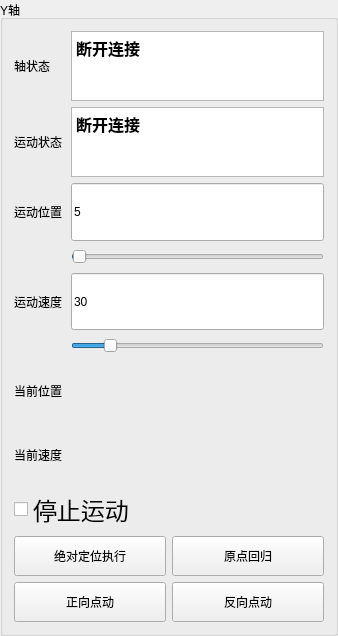
    <widget class="QGroupBox" name="groupBox_Y">
     <property name="title">
      <string>Y轴</string>
     </property>
     <layout class="QGridLayout" name="gridLayout_14">
      <item row="0" column="0">
       <layout class="QGridLayout" name="gridLayout_15">
        <item row="1" column="0">
         <layout class="QGridLayout" name="gridLayout_16">
          <item row="1" column="1">
           <widget class="QPushButton" name="btn_Y_regressOrigin">
            <property name="sizePolicy">
             <sizepolicy hsizetype="Expanding" vsizetype="Fixed">
              <horstretch>0</horstretch>
              <verstretch>0</verstretch>
             </sizepolicy>
            </property>
            <property name="minimumSize">
             <size>
              <width>0</width>
              <height>40</height>
             </size>
            </property>
            <property name="text">
             <string>原点回归</string>
            </property>
           </widget>
          </item>
          <item row="2" column="1">
           <widget class="QPushButton" name="btn_Y_JogReverse">
            <property name="sizePolicy">
             <sizepolicy hsizetype="Expanding" vsizetype="Fixed">
              <horstretch>0</horstretch>
              <verstretch>0</verstretch>
             </sizepolicy>
            </property>
            <property name="minimumSize">
             <size>
              <width>0</width>
              <height>40</height>
             </size>
            </property>
            <property name="text">
             <string>反向点动</string>
            </property>
           </widget>
          </item>
          <item row="1" column="0">
           <widget class="QPushButton" name="btn_Y_AbsPositionCommand">
            <property name="sizePolicy">
             <sizepolicy hsizetype="Expanding" vsizetype="Fixed">
              <horstretch>0</horstretch>
              <verstretch>0</verstretch>
             </sizepolicy>
            </property>
            <property name="minimumSize">
             <size>
              <width>0</width>
              <height>40</height>
             </size>
            </property>
            <property name="text">
             <string>绝对定位执行</string>
            </property>
           </widget>
          </item>
          <item row="2" column="0">
           <widget class="QPushButton" name="btn_Y_JogForward">
            <property name="sizePolicy">
             <sizepolicy hsizetype="Expanding" vsizetype="Fixed">
              <horstretch>0</horstretch>
              <verstretch>0</verstretch>
             </sizepolicy>
            </property>
            <property name="minimumSize">
             <size>
              <width>0</width>
              <height>40</height>
             </size>
            </property>
            <property name="text">
             <string>正向点动</string>
            </property>
           </widget>
          </item>
          <item row="0" column="0" colspan="2">
           <widget class="QCheckBox" name="chk_Y_Stop">
            <property name="font">
             <font>
              <pointsize>18</pointsize>
             </font>
            </property>
            <property name="cursor">
             <cursorShape>PointingHandCursor</cursorShape>
            </property>
            <property name="text">
             <string>停止运动</string>
            </property>
           </widget>
          </item>
         </layout>
        </item>
        <item row="0" column="0">
         <layout class="QGridLayout" name="gridLayout_17" rowstretch="2,2,2,1,2,1,2,2" columnstretch="1,5">
          <item row="4" column="0">
           <widget class="QLabel" name="label_12">
            <property name="maximumSize">
             <size>
              <width>16777215</width>
              <height>150</height>
             </size>
            </property>
            <property name="text">
             <string>运动速度</string>
            </property>
           </widget>
          </item>
          <item row="2" column="1">
           <widget class="QLineEdit" name="edit_Y_AbsPosition">
            <property name="sizePolicy">
             <sizepolicy hsizetype="Expanding" vsizetype="Expanding">
              <horstretch>0</horstretch>
              <verstretch>0</verstretch>
             </sizepolicy>
            </property>
            <property name="maximumSize">
             <size>
              <width>16777215</width>
              <height>150</height>
             </size>
            </property>
            <property name="text">
             <string>5</string>
            </property>
           </widget>
          </item>
          <item row="6" column="1">
           <widget class="QLabel" name="label_Y_CurrentPosition">
            <property name="sizePolicy">
             <sizepolicy hsizetype="Preferred" vsizetype="Preferred">
              <horstretch>0</horstretch>
              <verstretch>0</verstretch>
             </sizepolicy>
            </property>
            <property name="minimumSize">
             <size>
              <width>0</width>
              <height>0</height>
             </size>
            </property>
            <property name="maximumSize">
             <size>
              <width>16777215</width>
              <height>150</height>
             </size>
            </property>
            <property name="text">
             <string/>
            </property>
           </widget>
          </item>
          <item row="4" column="1">
           <widget class="QLineEdit" name="edit_Y_AbsSpeed">
            <property name="sizePolicy">
             <sizepolicy hsizetype="Expanding" vsizetype="Preferred">
              <horstretch>0</horstretch>
              <verstretch>0</verstretch>
             </sizepolicy>
            </property>
            <property name="maximumSize">
             <size>
              <width>16777215</width>
              <height>150</height>
             </size>
            </property>
            <property name="text">
             <string>30</string>
            </property>
           </widget>
          </item>
          <item row="2" column="0">
           <widget class="QLabel" name="label_25">
            <property name="sizePolicy">
             <sizepolicy hsizetype="Preferred" vsizetype="Expanding">
              <horstretch>0</horstretch>
              <verstretch>0</verstretch>
             </sizepolicy>
            </property>
            <property name="maximumSize">
             <size>
              <width>16777215</width>
              <height>150</height>
             </size>
            </property>
            <property name="text">
             <string>运动位置</string>
            </property>
           </widget>
          </item>
          <item row="0" column="1">
           <widget class="QTextEdit" name="edit_Y_AxisState">
            <property name="sizePolicy">
             <sizepolicy hsizetype="Expanding" vsizetype="Expanding">
              <horstretch>0</horstretch>
              <verstretch>1</verstretch>
             </sizepolicy>
            </property>
            <property name="maximumSize">
             <size>
              <width>16777215</width>
              <height>150</height>
             </size>
            </property>
            <property name="font">
             <font>
              <pointsize>12</pointsize>
              <bold>true</bold>
             </font>
            </property>
            <property name="autoFillBackground">
             <bool>true</bool>
            </property>
            <property name="readOnly">
             <bool>true</bool>
            </property>
            <property name="html">
             <string>&lt;!DOCTYPE HTML PUBLIC &quot;-//W3C//DTD HTML 4.0//EN&quot; &quot;http://www.w3.org/TR/REC-html40/strict.dtd&quot;&gt;
&lt;html&gt;&lt;head&gt;&lt;meta name=&quot;qrichtext&quot; content=&quot;1&quot; /&gt;&lt;meta charset=&quot;utf-8&quot; /&gt;&lt;style type=&quot;text/css&quot;&gt;
p, li { white-space: pre-wrap; }
hr { height: 1px; border-width: 0; }
li.unchecked::marker { content: &quot;\2610&quot;; }
li.checked::marker { content: &quot;\2612&quot;; }
&lt;/style&gt;&lt;/head&gt;&lt;body style=&quot; font-family:'Microsoft YaHei UI'; font-size:12pt; font-weight:700; font-style:normal;&quot;&gt;
&lt;p align=&quot;justify&quot; style=&quot; margin-top:0px; margin-bottom:0px; margin-left:0px; margin-right:0px; -qt-block-indent:0; text-indent:0px;&quot;&gt;断开连接&lt;/p&gt;&lt;/body&gt;&lt;/html&gt;</string>
            </property>
           </widget>
          </item>
          <item row="1" column="1">
           <widget class="QTextEdit" name="edit_Y_MotionState">
            <property name="sizePolicy">
             <sizepolicy hsizetype="Expanding" vsizetype="Expanding">
              <horstretch>0</horstretch>
              <verstretch>0</verstretch>
             </sizepolicy>
            </property>
            <property name="minimumSize">
             <size>
              <width>0</width>
              <height>0</height>
             </size>
            </property>
            <property name="maximumSize">
             <size>
              <width>16777215</width>
              <height>150</height>
             </size>
            </property>
            <property name="font">
             <font>
              <pointsize>12</pointsize>
              <bold>true</bold>
             </font>
            </property>
            <property name="layoutDirection">
             <enum>Qt::LeftToRight</enum>
            </property>
            <property name="autoFillBackground">
             <bool>true</bool>
            </property>
            <property name="inputMethodHints">
             <set>Qt::ImhNone</set>
            </property>
            <property name="lineWidth">
             <number>1</number>
            </property>
            <property name="readOnly">
             <bool>true</bool>
            </property>
            <property name="html">
             <string>&lt;!DOCTYPE HTML PUBLIC &quot;-//W3C//DTD HTML 4.0//EN&quot; &quot;http://www.w3.org/TR/REC-html40/strict.dtd&quot;&gt;
&lt;html&gt;&lt;head&gt;&lt;meta name=&quot;qrichtext&quot; content=&quot;1&quot; /&gt;&lt;meta charset=&quot;utf-8&quot; /&gt;&lt;style type=&quot;text/css&quot;&gt;
p, li { white-space: pre-wrap; }
hr { height: 1px; border-width: 0; }
li.unchecked::marker { content: &quot;\2610&quot;; }
li.checked::marker { content: &quot;\2612&quot;; }
&lt;/style&gt;&lt;/head&gt;&lt;body style=&quot; font-family:'Microsoft YaHei UI'; font-size:12pt; font-weight:700; font-style:normal;&quot;&gt;
&lt;p align=&quot;justify&quot; style=&quot; margin-top:0px; margin-bottom:0px; margin-left:0px; margin-right:0px; -qt-block-indent:0; text-indent:0px;&quot;&gt;断开连接&lt;/p&gt;&lt;/body&gt;&lt;/html&gt;</string>
            </property>
           </widget>
          </item>
          <item row="0" column="0">
           <widget class="QLabel" name="label_26">
            <property name="sizePolicy">
             <sizepolicy hsizetype="Expanding" vsizetype="Expanding">
              <horstretch>0</horstretch>
              <verstretch>0</verstretch>
             </sizepolicy>
            </property>
            <property name="maximumSize">
             <size>
              <width>16777215</width>
              <height>150</height>
             </size>
            </property>
            <property name="text">
             <string>轴状态</string>
            </property>
           </widget>
          </item>
          <item row="1" column="0">
           <widget class="QLabel" name="label_27">
            <property name="sizePolicy">
             <sizepolicy hsizetype="Preferred" vsizetype="Expanding">
              <horstretch>0</horstretch>
              <verstretch>0</verstretch>
             </sizepolicy>
            </property>
            <property name="maximumSize">
             <size>
              <width>16777215</width>
              <height>150</height>
             </size>
            </property>
            <property name="text">
             <string>运动状态</string>
            </property>
           </widget>
          </item>
          <item row="5" column="1">
           <widget class="QSlider" name="horizontalSlider_Y_AbsSpeed">
            <property name="maximumSize">
             <size>
              <width>16777215</width>
              <height>20</height>
             </size>
            </property>
            <property name="minimum">
             <number>1</number>
            </property>
            <property name="maximum">
             <number>180</number>
            </property>
            <property name="value">
             <number>25</number>
            </property>
            <property name="orientation">
             <enum>Qt::Horizontal</enum>
            </property>
            <property name="invertedControls">
             <bool>false</bool>
            </property>
           </widget>
          </item>
          <item row="3" column="1">
           <widget class="QSlider" name="horizontalSlider_Y_AbsPosition">
            <property name="sizePolicy">
             <sizepolicy hsizetype="Expanding" vsizetype="Expanding">
              <horstretch>0</horstretch>
              <verstretch>0</verstretch>
             </sizepolicy>
            </property>
            <property name="maximumSize">
             <size>
              <width>16777215</width>
              <height>20</height>
             </size>
            </property>
            <property name="maximum">
             <number>1000</number>
            </property>
            <property name="singleStep">
             <number>1</number>
            </property>
            <property name="value">
             <number>5</number>
            </property>
            <property name="orientation">
             <enum>Qt::Horizontal</enum>
            </property>
            <property name="invertedAppearance">
             <bool>false</bool>
            </property>
            <property name="invertedControls">
             <bool>false</bool>
            </property>
           </widget>
          </item>
          <item row="7" column="1">
           <widget class="QLabel" name="label_Y_CurrentSpeed">
            <property name="sizePolicy">
             <sizepolicy hsizetype="Preferred" vsizetype="Preferred">
              <horstretch>0</horstretch>
              <verstretch>0</verstretch>
             </sizepolicy>
            </property>
            <property name="minimumSize">
             <size>
              <width>0</width>
              <height>0</height>
             </size>
            </property>
            <property name="maximumSize">
             <size>
              <width>16777215</width>
              <height>150</height>
             </size>
            </property>
            <property name="text">
             <string/>
            </property>
           </widget>
          </item>
          <item row="7" column="0">
           <widget class="QLabel" name="label_28">
            <property name="maximumSize">
             <size>
              <width>16777215</width>
              <height>150</height>
             </size>
            </property>
            <property name="text">
             <string>当前速度</string>
            </property>
           </widget>
          </item>
          <item row="6" column="0">
           <widget class="QLabel" name="label_29">
            <property name="maximumSize">
             <size>
              <width>16777215</width>
              <height>150</height>
             </size>
            </property>
            <property name="text">
             <string>当前位置</string>
            </property>
           </widget>
          </item>
         </layout>
        </item>
       </layout>
      </item>
     </layout>
    </widget>
